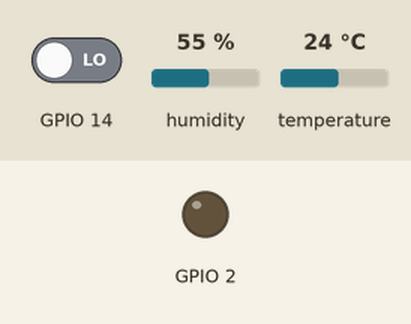
The sketch below on a simulated ESP32. On the bench: output pins drawn as LEDs (lit = HIGH). Inputs (shaded band) come from the test bench; at power-on: GPIO 14 LOW, humidity 55 %, temperature 24 °C. WiFi joins after 1.5 s; servers stay silent unless stated; what the sketch prints to the serial monitor is not drawn.

Above: at 2.2 s.
Timing chart, 0 to 3.7 s (numbered marks = the images above):
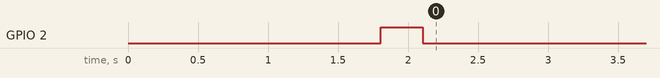

The sketch:

EstacionMeteorologica.ino
```cpp
#include <DHTesp.h>//Libreria para el uso del DHT22 con el ESP32
#include "Datos.h" //Archivo con información sensible

volatile int contador = 0;   // Variable entera que se almacena en la RAM del Micro
double velocidad = 0;
const float pi = 3.141592;
int dhtPin = 13;
int factor = 2.2; //Factor de error

//Instancias
DHTesp dhtSensor;

void setup() {
  Blynk.begin(BLYNK_AUTH_TOKEN, ssid, pass);//Conectando a la red WIFI y a Blynk
  dhtSensor.setup(dhtPin, DHTesp::DHT22);//Configurando el módulo DHT22
  pinMode(2,OUTPUT);
  Serial.begin(57600);

  //Interrupción para el sensor de barrera
  attachInterrupt(digitalPinToInterrupt(14),interrupcion0,RISING);  //(pin 14)

  //Verificando conexión con Blynk
  digitalWrite(2,HIGH);
  while(!Blynk.connect()){
    Serial.println("Conectando!");
  }
  digitalWrite(2,LOW);
}

void loop() {
 Blynk.run();//Iniciando Blynk
  if(Blynk.connected()){
    digitalWrite(2,LOW);

    //Leyendo temperatura
    TempAndHumidity datos = dhtSensor.getTempAndHumidity(); //Leyendo datos del DHT22
    delay(1000);

    //Calculando la velocidad del viento
    velocidad = ((2*pi*0.05*contador)/60)*factor;
    Serial.println("Temp: " + String(datos.temperature) + "°c");
    Serial.println("Humedad: " + String(datos.humidity) + "%");
    Serial.println("Velocidad V. " + String(velocidad) + " m/s");

    //Enviando datos
    Blynk.virtualWrite(V0, datos.humidity);
    Blynk.virtualWrite(V1, datos.temperature);
    Blynk.virtualWrite(V2, velocidad);
    contador = 0;

  }else{
    digitalWrite(2,HIGH);
  }
}

void interrupcion0()    // Funcion que se ejecuta durante cada interrupion
{
  contador++;           // Se incrementa en uno el contador
}
```

Datos.h
```cpp
#define BLYNK_TEMPLATE_ID "--------------------"
#define BLYNK_TEMPLATE_NAME "--------------------"
#define BLYNK_AUTH_TOKEN "--------------------"

#include <BlynkSimpleEsp32.h> //Libreria de Blynk

//Datos de conexión a WIFI "RELLENAR CON SU DATOS"
const char* ssid = "---------";
const char* pass = "---------";
```
